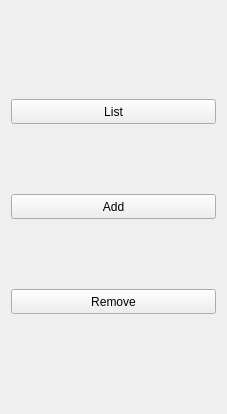
<?xml version="1.0" encoding="UTF-8"?>
<ui version="4.0">
 <class>Idling</class>
 <widget class="QWidget" name="Idling">
  <property name="geometry">
   <rect>
    <x>0</x>
    <y>0</y>
    <width>227</width>
    <height>414</height>
   </rect>
  </property>
  <property name="windowTitle">
   <string>Form</string>
  </property>
  <layout class="QVBoxLayout" name="bots_layout">
   <property name="topMargin">
    <number>35</number>
   </property>
   <property name="bottomMargin">
    <number>35</number>
   </property>
   <item>
    <widget class="QPushButton" name="idling_list">
     <property name="minimumSize">
      <size>
       <width>0</width>
       <height>25</height>
      </size>
     </property>
     <property name="toolTip">
      <string>Lists priority idling queue of current bot instance.</string>
     </property>
     <property name="text">
      <string>List</string>
     </property>
    </widget>
   </item>
   <item>
    <widget class="QPushButton" name="idling_add">
     <property name="minimumSize">
      <size>
       <width>0</width>
       <height>25</height>
      </size>
     </property>
     <property name="toolTip">
      <string>Adds given appIDs to priority idling queue of current bot instance.</string>
     </property>
     <property name="text">
      <string>Add</string>
     </property>
    </widget>
   </item>
   <item>
    <widget class="QPushButton" name="idling_remove">
     <property name="minimumSize">
      <size>
       <width>0</width>
       <height>25</height>
      </size>
     </property>
     <property name="toolTip">
      <string>Removes given appIDs from priority idling queue of current bot instance.</string>
     </property>
     <property name="text">
      <string>Remove</string>
     </property>
    </widget>
   </item>
  </layout>
 </widget>
 <resources/>
 <connections/>
</ui>
